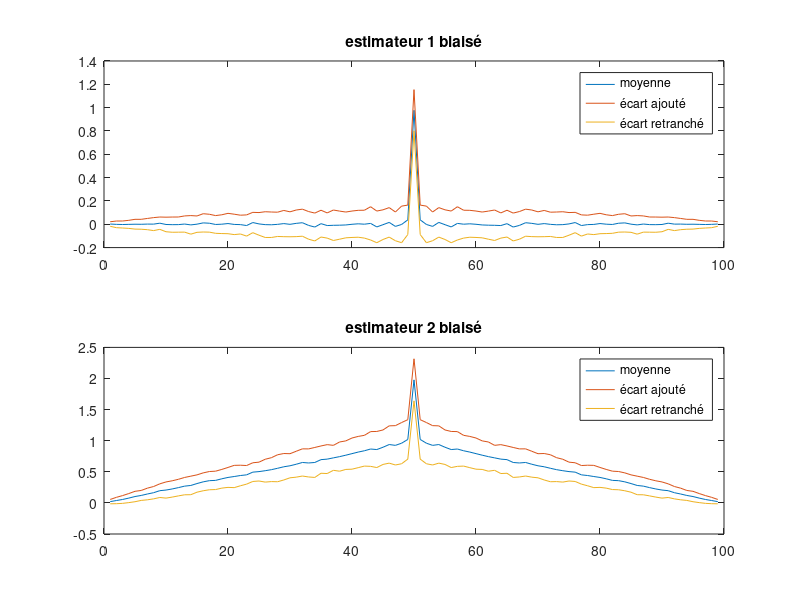
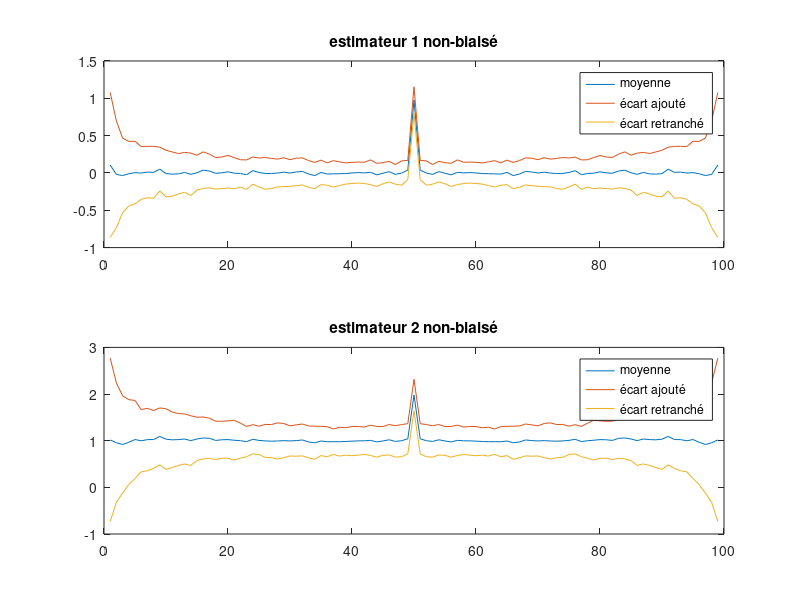
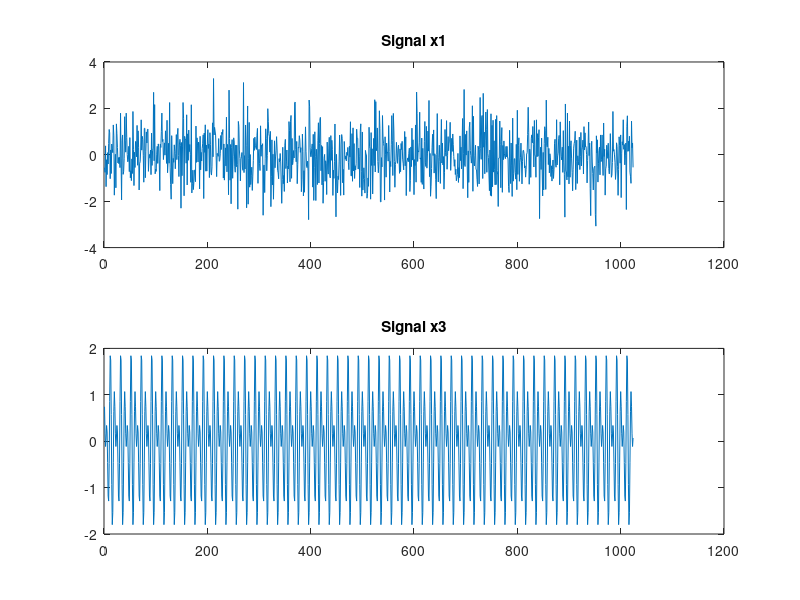
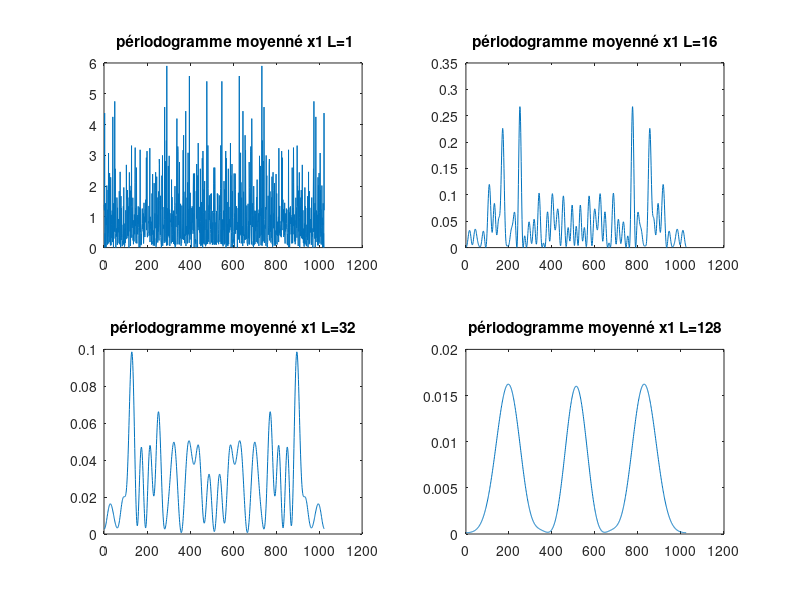

Source code (MATLAB) for these figures, in order:
close all 
clear all

%3)

N=50;
%%Estimation de l'autocorrelation
for i=1:100
x1(:,i)=randn(1,N);
x2(:,i)=x1(:,i)+1;
R1_b(i,:)=xcorr(x1(:,i),'biased');
R2_b(i,:)=xcorr(x2(:,i),'biased');
R1_nb(i,:)=xcorr(x1(:,i),'unbiased');
R2_nb(i,:)=xcorr(x2(:,i),'unbiased');
end 

%moyenne
M1_b= mean(R1_b,1);
M2_b= mean(R2_b,1);
M1_nb= mean(R1_nb,1);
M2_nb= mean(R2_nb,1);

%Variance
V1_b= var(R1_b,1);
V2_b= var(R2_b,1);
V1_nb= var(R1_nb,1);
V2_nb= var(R2_nb,1);   

%4
%non biasé
% moyenne + ecart type
M1_ba=M1_b+std(R1_b);
M2_ba=M2_b+std(R2_b);
M1_nba=M1_nb+std(R1_nb);
M2_nba=M2_nb+std(R2_nb);
% moyenne - ecart type
M1_br=M1_b-std(R1_b,1);
M2_br=M2_b-std(R2_b,1);
M1_nbr=M1_nb-std(R1_nb,1);
M2_nbr=M2_nb-std(R2_nb,1);

figure;
subplot(2,1,1);
plot(M1_b); 
hold all
plot(M1_ba);
plot(M1_br);
legend('moyenne','écart ajouté','écart retranché');
title('estimateur 1 biaisé');

subplot(2,1,2);
plot(M2_b); 
hold all
plot(M2_ba);
plot(M2_br);
legend('moyenne','écart ajouté','écart retranché');
title('estimateur 2 biaisé');

figure;
subplot(2,1,1);
plot(M1_nb); 
hold all
plot(M1_nba);
plot(M1_nbr);
legend('moyenne','écart ajouté','écart retranché');
title('estimateur 1 non-biaisé');

subplot(2,1,2);
plot(M2_nb); 
hold all
plot(M2_nba);
plot(M2_nbr);
legend('moyenne','écart ajouté','écart retranché');
title('estimateur 2 non-biaisé');

%%
%III)1)
N=1024;
x1=randn(1,N);
%14)
N=1024;
n=0:N-1;

x1= randn(1,N);

f0= 0.1;
f1=0.15;
phi0= 2*pi*rand ;
phi1= 2*pi*rand ;
x3= cos(2*pi*f0*n + phi0) + cos(2*pi*f1*n + phi1);

figure;
subplot(2,1,1); plot(x1); title("Signal x1");
subplot(2,1,2); plot(x3); title("Signal x3");

L=[1 16 32 128];

    Vp3=zeros(4,1024);
    Mp3=zeros(4,1024);

    Vp1=zeros(4,1024);
    Mp1=zeros(4,1024);

for i=1:4
    M=N/L(i);
    for k=1:L(i)
        F3= fft(x3((k-1)*M+1:k*M),N);
        P3=(abs(F3).^2)/M;
        H3(i,:)=(1/L(i))*P3;

        F1= fft(x1((k-1)*M+1:k*M),N);
        P1=(abs(F1).^2)/M;
        H1(i,:)=(1/L(i))*P1;
    end
    Vp3(i,:)=var(H3(i,:),0,1);
    Mp3(i,:)=mean(H3(i,:),1);

    Vp1(i,:)=var(H1(i,:),0,1);
    Mp1(i,:)=mean(H1(i,:),1);
end
  
figure;
subplot(2,2,1); plot(1:1024,Mp1(1,:)); title(" périodogramme moyenné x1 L=1");
subplot(2,2,2) ; plot(1:1024,Mp1(2,:)); title("périodogramme moyenné x1 L=16");
subplot(2,2,3); plot(1:1024,Mp1(3,:)); title("périodogramme moyenné x1 L=32");
subplot(2,2,4); plot(1:1024,Mp1(4,:)); title("périodogramme moyenné x1 L=128");

figure;
subplot(2,2,1); plot(1:1024,Mp3(1,:)); title(" périodogramme moyenné x3 L=1");
subplot(2,2,2) ; plot(1:1024,Mp3(2,:)); title("périodogramme moyenné x3 L=16");
subplot(2,2,3); plot(1:1024,Mp3(3,:)); title("périodogramme moyenné x3 L=32");
subplot(2,2,4); plot(1:1024,Mp3(4,:)); title("périodogramme moyenné x3 L=128");




figure; plot(x1); title("signal X1");


R1_b=xcorr(x1,'biased');
R1_nb=xcorr(x1,'unbiased');

S1_b= fft(R1_b([N:end, 1:(N-1)]));
S1_nb= fft(R1_nb([N:end, 1:(N-1)]));




f=-(N-1):1:N-1 ;

figure;
subplot(2,1,1); plot(R1_b); title('Autocorrélation baisée');
subplot(2,1,2); plot(R1_nb); title('Autocorrélation non-baisée');

figure;
subplot(2,1,1); plot(abs(S1_b)); title('DSP baisée');
subplot(2,1,2); plot(abs(S1_nb)); title('DSP non-baisée');

%%
%III)2)
%11
N=1024;
P= 2*N -1 ;
Xfft=fft(x1, P);

Sx_p=(1/N) *(abs(Xfft).^2);
f= -(N-1):1:N-1;

figure; 
plot(f,fftshift(abs(Sx_p)),'*'); 
hold on
plot(f,fftshift(abs(S1_b))); 
legend('périodogramme Sp','corrélogramme Sb');
axis([-1010 1010  0  8]);


%% 13
N=128; 
P= 2*N -1 ;
f= -(N-1):1:N-1;

St= ones(1,255);

for i=1:100
x(:,i)=randn(1,N);
Xfft=fft(x(:,i), P);
Sx_pr(i,:)= fftshift(abs((1/N) *(abs(Xfft).^2)));
end 

MS_p= mean(Sx_pr,1);

figure; 
plot(f,MS_p); 
hold on
plot(f,St); 
legend('périodogramme Sp','DSP theo');
title("périodogramme 100 réalisations")

for i=1:1000
x(:,i)=randn(1,N);
Xfft=fft(x(:,i), P);
Sx_pr(i,:)= fftshift(abs((1/N) *(abs(Xfft).^2)));
end 

MS_p= mean(Sx_pr,1);

figure; 
plot(f,MS_p); 
hold on
plot(f,St); 
legend('périodogramme Sp','DSP theo');
title("périodogramme 1000 réalisations") 


%% periodogramme moyenné


%14)
N=1024;
n=0:N-1;

x1= randn(1,N);

f0= 0.1;
f1=0.15;
phi0= 2*pi*rand ;
phi1= 2*pi*rand ;
x3= cos(2*pi*f0*n + phi0) + cos(2*pi*f1*n + phi1);

figure;
subplot(2,1,1); plot(x1); title("Signal x1");
subplot(2,1,2); plot(x3); title("Signal x3");

L=[1 16 32 128];

    Vp3=zeros(4,1024);
    Mp3=zeros(4,1024);

    Vp1=zeros(4,1024);
    Mp1=zeros(4,1024);

for i=1:4
    M=N/L(i);
    for k=1:L(i)
        F3= fft(x3((k-1)*M+1:k*M),N);
        P3=(abs(F3).^2)/M;
        H3(i,:)=(1/L(i))*P3;

        F1= fft(x1((k-1)*M+1:k*M),N);
        P1=(abs(F1).^2)/M;
        H1(i,:)=(1/L(i))*P1;
    end
    Vp3(i,:)=var(H3(i,:),0,1);
    Mp3(i,:)=mean(H3(i,:),1);

    Vp1(i,:)=var(H1(i,:),0,1);
    Mp1(i,:)=mean(H1(i,:),1);
end
  
figure;
subplot(2,2,1); plot(1:1024,Mp1(1,:)); title(" périodogramme moyenné x1 L=1");
subplot(2,2,2) ; plot(1:1024,Mp1(2,:)); title("périodogramme moyenné x1 L=16");
subplot(2,2,3); plot(1:1024,Mp1(3,:)); title("périodogramme moyenné x1 L=32");
subplot(2,2,4); plot(1:1024,Mp1(4,:)); title("périodogramme moyenné x1 L=128");

figure;
subplot(2,2,1); plot(1:1024,Mp3(1,:)); title(" périodogramme moyenné x3 L=1");
subplot(2,2,2) ; plot(1:1024,Mp3(2,:)); title("périodogramme moyenné x3 L=16");
subplot(2,2,3); plot(1:1024,Mp3(3,:)); title("périodogramme moyenné x3 L=32");
subplot(2,2,4); plot(1:1024,Mp3(4,:)); title("périodogramme moyenné x3 L=128");


%%

%16

N = 1024;
n = (0:N-1);

f0 = 0.1;
phi0 = 2*pi*rand;
x4 = cos(2*pi*f0*n+phi0) + 4*randn(1,N);

figure;
plot(n,x4); title('Signal x4');

figure;
periodogram(x4); title('Périodogramme');
figure; 
pwelch(x4); title('Périodogramme de Welch');


%%

%21

N = 10000;
a = -0.7;
W = randn(2*N,1);
X=filter(1,[1 a],W);
X=X(N+1:end);

figure;
plot(X); title("Signal X");

Y=X + 4*randn(N,1);

figure;
plot(Y); title("Signal Y");


RY = xcorr(Y,'unbiased');
RX = xcorr(X,'unbiased');

RX0 = RX(N);
RX1 = RX(N+1);
RX2 = RX(N+2);

%estimateur non-robuste
a_enr= -RX1/RX0
sigma_enr = RX0 - (RX1^2)/RX0
%Estimateur robuste
a_er = -RX2/RX1
sigma_er = (RX1^2-RX2^2)/(RX2)

%%




